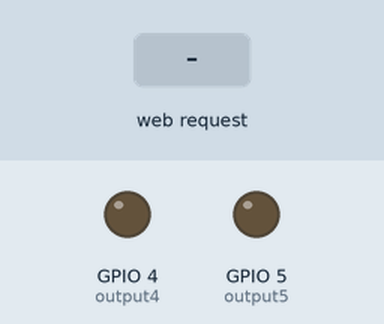
The program below on a simulated ESP8266 (NodeMCU). Shown: output pins drawn as LEDs (lit = HIGH). The test bench sets the inputs (shaded band). WiFi joins after 1.5 s; servers stay silent unless stated; what the program prints to the serial monitor is not drawn.

Above: at 4.7 s.
4.8 s: HTTP request GET /5/on received
At 5.4 s:
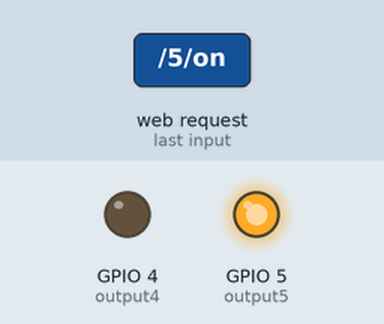
6.3 s: HTTP request GET /4/on received
At 7.5 s:
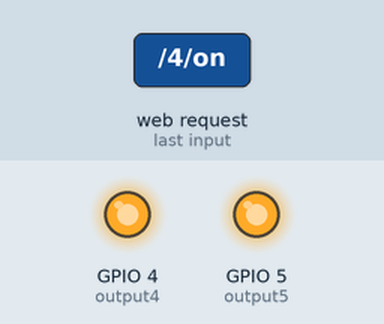
7.8 s: HTTP request GET /5/off received
At 9.0 s:
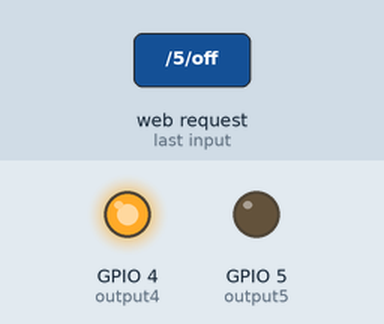
9.3 s: HTTP request GET /4/off received
At 10.1 s:
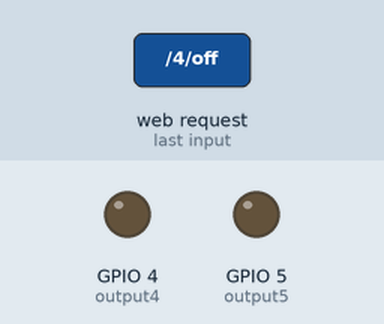
Timing chart, 0 to 11.8 s (numbered marks = the images above; inputs shaded):
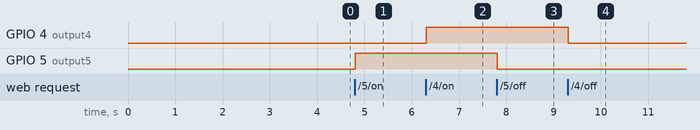

Measured:
- after the input at 4.8 s, GPIO 5 (output5): LOW → HIGH at once
- after the input at 6.3 s, GPIO 4 (output4): LOW → HIGH at once
- after the input at 7.8 s, GPIO 5 (output5): HIGH → LOW at once
- after the input at 9.3 s, GPIO 4 (output4): HIGH → LOW at once

The program:

main.cpp
```cpp
// Load Wi-Fi library

#include <ESP8266WiFi.h>

// Replace with your network credentials
const char* ssid     = "Wireless-HN";
const char* password = "vohongnhi";

// Set web server port number to 80
WiFiServer server(80);

// Variable to store the HTTP request
String header;

// Auxiliar variables to store the current output state
String output5State = "off";
String output4State = "off";

// Assign output variables to GPIO pins
const int output5 = 5;
const int output4 = 4;

// Current time
unsigned long currentTime = millis();
// Previous time
unsigned long previousTime = 0;
// Define timeout time in milliseconds (example: 2000ms = 2s)
const long timeoutTime = 2000;

void setup() {
  Serial.begin(9600);
  // Initialize the output variables as outputs
  pinMode(output5, OUTPUT);
  pinMode(output4, OUTPUT);
  // Set outputs to LOW
  digitalWrite(output5, LOW);
  digitalWrite(output4, LOW);
  delay(2000);
  // Connect to Wi-Fi network with SSID and password
  Serial.print("Connecting to ");
  Serial.println(ssid);
  WiFi.begin(ssid, password);
  while (WiFi.status() != WL_CONNECTED) {
    delay(500);
    Serial.print("+");
  }
  // Print local IP address and start web server
  Serial.println("");
  Serial.println("WiFi connected.");
  Serial.println("IP address: ");
  Serial.println(WiFi.localIP());
  server.begin();
}

void loop(){
  WiFiClient client = server.available();   // Listen for incoming clients

  if (client) {                             // If a new client connects,
    Serial.println("New Client.");          // print a message out in the serial port
    String currentLine = "";                // make a String to hold incoming data from the client
    currentTime = millis();
    previousTime = currentTime;
    while (client.connected() && currentTime - previousTime <= timeoutTime) { // loop while the client's connected
      currentTime = millis();
      if (client.available()) {             // if there's bytes to read from the client,
        char c = client.read();             // read a byte, then
        Serial.write(c);                    // print it out the serial monitor
        header += c;
        if (c == '\n') {                    // if the byte is a newline character
          // if the current line is blank, you got two newline characters in a row.
          // that's the end of the client HTTP request, so send a response:
          if (currentLine.length() == 0) {
            // HTTP headers always start with a response code (e.g. HTTP/1.1 200 OK)
            // and a content-type so the client knows what's coming, then a blank line:
            client.println("HTTP/1.1 200 OK");
            client.println("Content-type:text/html");
            client.println("Connection: close");
            client.println();

            // turns the GPIOs on and off
            if (header.indexOf("GET /5/on") >= 0) {
              Serial.println("GPIO 5 on");
              output5State = "on";
              digitalWrite(output5, HIGH);
            } else if (header.indexOf("GET /5/off") >= 0) {
              Serial.println("GPIO 5 off");
              output5State = "off";
              digitalWrite(output5, LOW);
            } else if (header.indexOf("GET /4/on") >= 0) {
              Serial.println("GPIO 4 on");
              output4State = "on";
              digitalWrite(output4, HIGH);
            } else if (header.indexOf("GET /4/off") >= 0) {
              Serial.println("GPIO 4 off");
              output4State = "off";
              digitalWrite(output4, LOW);
            }

            // Display the HTML web page
            client.println("<!DOCTYPE html><html>");
            client.println("<head><meta name=\"viewport\" content=\"width=device-width, initial-scale=1\">");
            client.println("<link rel=\"icon\" href=\"data:,\">");
            // CSS to style the on/off buttons
            // Feel free to change the background-color and font-size attributes to fit your preferences
            client.println("<style>html { font-family: Helvetica; display: inline-block; margin: 0px auto; text-align: center;}");
            client.println(".button { background-color: #195B6A; border: none; color: white; padding: 16px 40px;");
            client.println("text-decoration: none; font-size: 30px; margin: 2px; cursor: pointer;}");
            client.println(".button2 {background-color: #77878A;}</style></head>");

            // Web Page Heading
            client.println("<body><h1>ESP8266 Web Server</h1>");

            // Display current state, and ON/OFF buttons for GPIO 5
            client.println("<p>GPIO 5 - State " + output5State + "</p>");
            // If the output5State is off, it displays the ON button
            if (output5State=="off") {
              client.println("<p><a href=\"/5/on\"><button class=\"button\">ON</button></a></p>");
            } else {
              client.println("<p><a href=\"/5/off\"><button class=\"button button2\">OFF</button></a></p>");
            }

            // Display current state, and ON/OFF buttons for GPIO 4
            client.println("<p>GPIO 4 - State " + output4State + "</p>");
            // If the output4State is off, it displays the ON button
            if (output4State=="off") {
              client.println("<p><a href=\"/4/on\"><button class=\"button\">ON</button></a></p>");
            } else {
              client.println("<p><a href=\"/4/off\"><button class=\"button button2\">OFF</button></a></p>");
            }
            client.println("</body></html>");

            // The HTTP response ends with another blank line
            client.println();
            // Break out of the while loop
            break;
          } else { // if you got a newline, then clear currentLine
            currentLine = "";
          }
        } else if (c != '\r') {  // if you got anything else but a carriage return character,
          currentLine += c;      // add it to the end of the currentLine
        }
      }
    }
    // Clear the header variable
    header = "";
    // Close the connection
    client.stop();
    Serial.println("Client disconnected.");
    Serial.println("");
  }
}
```
